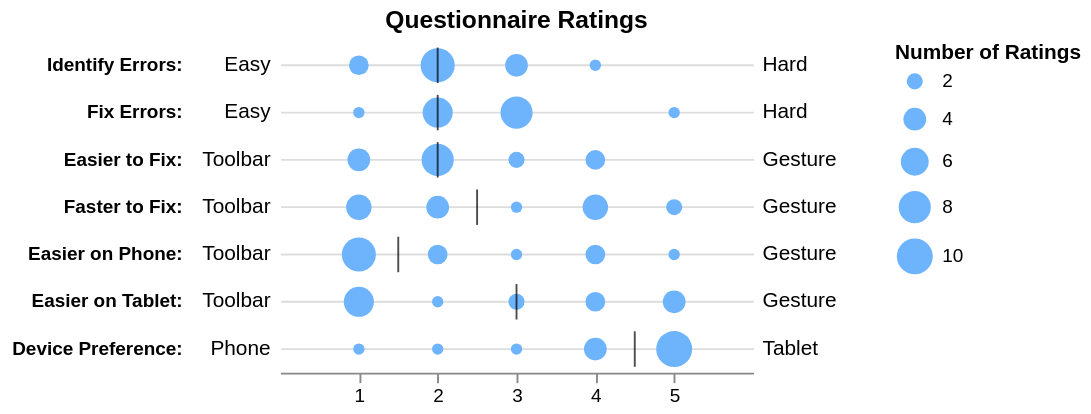

Write the Vega-Lite specification saved for this chart.
### Vega specification from a JSON file in a GitHub repository (floating-point values rounded to 4 significant figures; data arrays with more than 128 entries replaced by an {"elided": "..."} marker saying what was removed)
{"$schema": "https://vega.github.io/schema/vega/v5.json", "description": "Likert Scale Ratings Distributions and Medians. (Figure 9 from @jhoffswell and @zcliu's ['Interactive Repair of Tables Extracted from PDF Documents on Mobile Devices'](https://idl.cs.washington.edu/files/2019-InteractiveTableRepair-CHI.pdf))", "background": "white", "padding": 5, "width": 250, "height": 175, "title": {"text": "Questionnaire Ratings", "frame": "group"}, "style": "cell", "encode": {"update": {"stroke": {"value": null}}}, "data": [{"name": "medians", "values": [{"name": "Identify Errors:", "median": 2.0, "lo": "Easy", "hi": "Hard"}, {"name": "Fix Errors:", "median": 2, "lo": "Easy", "hi": "Hard"}, {"name": "Easier to Fix:", "median": 2.0, "lo": "Toolbar", "hi": "Gesture"}, {"name": "Faster to Fix:", "median": 2.5, "lo": "Toolbar", "hi": "Gesture"}, {"name": "Easier on Phone:", "median": 1.5, "lo": "Toolbar", "hi": "Gesture"}, {"name": "Easier on Tablet:", "median": 3.0, "lo": "Toolbar", "hi": "Gesture"}, {"name": "Device Preference:", "median": 4.5, "lo": "Phone", "hi": "Tablet"}]}, {"name": "values", "values": {"elided": "170 records"}}, {"name": "data_0", "source": "medians", "transform": [{"type": "filter", "expr": "isValid(datum[\"median\"]) && isFinite(+datum[\"median\"])"}]}, {"name": "data_1", "source": "values", "transform": [{"type": "filter", "expr": "datum.name != 'Toolbar_First'"}, {"type": "filter", "expr": "datum.name != 'Tablet_First'"}, {"type": "filter", "expr": "datum.name != 'Participant ID'"}, {"type": "aggregate", "groupby": ["value", "name"], "ops": ["count"], "fields": [null], "as": ["__count"]}, {"type": "filter", "expr": "isValid(datum[\"value\"]) && isFinite(+datum[\"value\"])"}]}], "marks": [{"name": "layer_0_marks", "type": "symbol", "style": ["circle"], "from": {"data": "data_1"}, "encode": {"update": {"fill": {"value": "#6EB4FD"}, "ariaRoleDescription": {"value": "circle"}, "description": {"signal": "\"value: \" + (format(datum[\"value\"], \"\")) + \"; name: \" + (isValid(datum[\"name\"]) ? datum[\"name\"] : \"\"+datum[\"name\"]) + \"; Number of Ratings: \" + (format(datum[\"__count\"], \"\"))"}, "x": {"scale": "x", "field": "value"}, "y": {"scale": "y", "field": "name", "band": 0.5}, "size": {"scale": "size", "field": "__count"}, "shape": {"value": "circle"}}}}, {"name": "layer_1_marks", "type": "rect", "style": ["tick"], "from": {"data": "data_0"}, "encode": {"update": {"opacity": {"value": 0.7}, "fill": {"value": "black"}, "ariaRoleDescription": {"value": "tick"}, "description": {"signal": "\"median: \" + (format(datum[\"median\"], \"\")) + \"; name: \" + (isValid(datum[\"name\"]) ? datum[\"name\"] : \"\"+datum[\"name\"])"}, "width": {"value": 1}, "xc": {"scale": "x", "field": "median"}, "y": {"scale": "y", "field": "name", "band": 0.125}, "height": {"signal": "0.75 * bandwidth('y')"}}}}, {"name": "layer_2_marks", "type": "text", "style": ["text"], "from": {"data": "medians"}, "encode": {"update": {"align": {"value": "right"}, "fill": {"value": "black"}, "description": {"signal": "\"name: \" + (isValid(datum[\"name\"]) ? datum[\"name\"] : \"\"+datum[\"name\"]) + \"; lo: \" + (isValid(datum[\"lo\"]) ? datum[\"lo\"] : \"\"+datum[\"lo\"])"}, "x": {"value": -5}, "y": {"scale": "y", "field": "name", "band": 0.5}, "text": {"signal": "isValid(datum[\"lo\"]) ? datum[\"lo\"] : \"\"+datum[\"lo\"]"}, "baseline": {"value": "middle"}}}}, {"name": "layer_3_marks", "type": "text", "style": ["text"], "from": {"data": "medians"}, "encode": {"update": {"align": {"value": "left"}, "fill": {"value": "black"}, "description": {"signal": "\"name: \" + (isValid(datum[\"name\"]) ? datum[\"name\"] : \"\"+datum[\"name\"]) + \"; hi: \" + (isValid(datum[\"hi\"]) ? datum[\"hi\"] : \"\"+datum[\"hi\"])"}, "x": {"value": 255}, "y": {"scale": "y", "field": "name", "band": 0.5}, "text": {"signal": "isValid(datum[\"hi\"]) ? datum[\"hi\"] : \"\"+datum[\"hi\"]"}, "baseline": {"value": "middle"}}}}], "scales": [{"name": "x", "type": "linear", "domain": [0, 6], "range": [0, {"signal": "width"}], "zero": true}, {"name": "y", "type": "band", "domain": {"fields": [{"data": "data_1", "field": "name"}, {"data": "data_0", "field": "name"}, {"data": "medians", "field": "name"}]}, "range": [0, {"signal": "height"}], "paddingInner": 0, "paddingOuter": 0}, {"name": "size", "type": "linear", "domain": {"data": "data_1", "field": "__count"}, "range": [0, 361], "zero": true}], "axes": [{"scale": "y", "orient": "left", "grid": true, "offset": 50, "gridScale": "x", "domain": false, "labels": false, "aria": false, "maxExtent": 0, "minExtent": 0, "ticks": false, "zindex": 0}, {"scale": "x", "orient": "bottom", "grid": false, "values": [1, 2, 3, 4, 5], "labelFlush": true, "labelOverlap": true, "zindex": 0}, {"scale": "y", "orient": "left", "grid": false, "domain": false, "labelFontWeight": "bold", "offset": 50, "ticks": false, "zindex": 0}], "legends": [{"offset": 75, "title": "Number of Ratings", "size": "size", "symbolType": "circle", "encode": {"symbols": {"update": {"fill": {"value": "#6EB4FD"}, "stroke": {"value": "transparent"}}}}}]}
